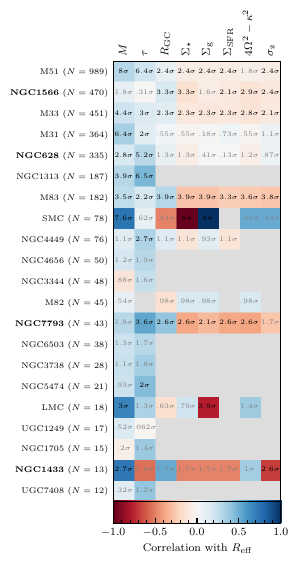

Reproduce this figure in Python.
from sys import argv
import numpy as np
import matplotlib.pyplot as plt

# from fix_log_ticks import fix_log_ticks
from astropy.table import Table
from scipy.special import erfinv

p_to_sigma = lambda p: (erfinv(1 - p) * 2**0.5).clip(0, 8)

from multiprocessing import Pool
from scipy.stats import spearmanr


data = Table.read("../Cluster_Compilation.dat", format="ascii.basic")

PHANGS_LEGUS = ["NGC628", "NGC1433", "NGC1566", "NGC3351", "NGC7793"]

ages = data["Age"]
max_age = 3e8
min_age = 1e7
cut = np.bool_((ages < max_age) * (ages > min_age) * (data["Reff"] > 0))
data = data[cut]
galaxies = data["GalaxyName"]


completeness_limits = {
    "M31": 2e3,
    "M51": 5e3,
    "LMC": 1e2,
    "SMC": 1e2,
    "M83": 1e4,
    "NGC4449": 5e3,
    "NGC628": 5e3,
    "M33": 2e3,
    "M82": 1.5e4,
}
legus_galaxies = [
    "NGC45",
    "NGC4395",
    "NGC1433",
    "NGC1705",
    "M51",
    "NGC1313",
    "NGC1566",
    "NGC3344",
    "NGC3738",
    "NGC4449",
    "NGC4656",
    "NGC5474",
    "NGC628",
    "NGC6503",
    "NGC7793",
    "ugc1249",
    "ugc7408",
    "NGC3351",
    "NGC4242",
]
for g in galaxies:
    if not g in completeness_limits.keys():
        completeness_limits[g] = 5e3

ages = data["Age"]
sigma_gas = data["SigmaGas"]
fGMC = (1 + 0.025 * (sigma_gas / 100) ** -2) ** -1
phi_P_hat = 10 - 8 * fGMC
phi_P = 3
alpha_vir = 1.3
sigma_GMC = np.sqrt(10.0 / 3 * phi_P * phi_P_hat * alpha_vir) * sigma_gas
sigma_GMC2 = 8 + 1.8 * (sigma_gas) ** 0.9
sigma_SFR = data["SigmaSFR"]
sigma_star = data["SigmaStar"]
rho_tidal = (
    3 * (4 * data["Omega"] ** 2 - data["Kappa"] ** 2) / (4 * np.pi) * 2.325e-4
)  # * 125
tidal_field = 4 * data["Omega"] ** 2 - data["Kappa"] ** 2
sigma_1D = data["SigmaGas1D"]
Q = sigma_1D * data["Kappa"] / data["SigmaGas"] * 0.074
m = data["Mass"]
r = data["Reff"]
sigma_eff = m / (2 * np.pi * r**2)
Rgc = data["Rgc"]
rho_eff = 3 * m / (8 * np.pi * r**3 * 1.3**3)
gal = data["GalaxyName"]


gal = data["GalaxyName"]

sigmaz = data["SigmaGas1D"]
# exponential disk scale lengths
scale_lengths = {
    "M31": 5.91,  # Seigar 2008
    "M51": 4.2,  # Beckman 1996 M51 B band value
    "M33": 1.8,  # (Verley et al. 2007; Ferguson et al. 2007; Verleyet al. 2009; Corbelli et al. 2014)
    "M82": 0.8,  # Mayya 2009
    "LMC": 1.6,  # Alves 2000
    "SMC": 0.8,  # Nidever 2011
    "M83": 1.7,  # Barnes 2014
    "NGC628": 3.2,  # Salo 2015
    "NGC4449": 3.3 / 3.2,  # Sacchi 2016
}

scale_lengths = np.array(
    [scale_lengths[g] if g in scale_lengths else np.nan for g in gal]
)
rho_star = data["SigmaStar"] / (0.54 * 1000 * scale_lengths)  # in msun pc^-2
G = 4.3e-3  # msun-pc-km/s units
A = np.sqrt(G * sigma_gas**2 / (2 * rho_star * sigmaz**2))
H = sigmaz / np.sqrt(4 * np.pi * G * rho_star) / (A + np.sqrt(1 + A**2))
rho0 = sigma_gas * (2 * np.pi) ** -0.5 / H
P_midplane = sigmaz**2 * rho0
rho_compressed = P_midplane / (0.2**2 * (sigma_SFR / 1e-2) ** 0.25)
size_linewidth = sigmaz**2 / (2 * H)
k1, k2 = 1.0, 3.0 / 5
sigma_GMC3 = 3 * k1 / (2 * np.pi * k2) * size_linewidth / G
rho_clump = (
    9
    * np.pi
    / 20
    * 2
    * 0.5**2
    * G
    * sigma_GMC3**2
    / (0.2**2 * (data["SigmaSFR"] / 1e-2) ** 0.25)
)
gamma_GMC = sigmaz / (sigma_GMC3 * rho0)

dependent_variables = (r,)  # sigma_eff, rho_eff
independent_variables = (
    m,
    ages,
    Rgc,
    sigma_star,
    sigma_gas,
    sigma_SFR,
    tidal_field,
    sigma_1D,
)  # sigma_GMC3, rho_clump, gamma_GMC, sigma_gas * Q**2
itags = [
    r"$M$",
    r"$\tau$",
    r"$R_{\rm GC}$",
    r"$\Sigma_\star$",
    r"$\Sigma_{\rm g}$",
    r"$\Sigma_{\rm SFR}$",
    r"$4\Omega^2-\kappa^2$",
    r"$\sigma_{\rm z}$",
]  # ,r"$\Sigma_{\rm cloud}$", r"$\rho_{\rm clump}$", r"$\gamma_{\rm GMC}$", r"$\Sigma_{\rm CK21}$"]

fig, ax = plt.subplots(1, 1, figsize=(3, 6))

corrs = []
ps = []
gals = []
Ns = []

do_PHANGS_LEGUS = False
PHANGS_LEGUS = ["NGC628", "NGC1433", "NGC1566", "NGC3351", "NGC7793"]
for g in np.unique(galaxies):
    # if(galaxies==g).sum() < 10: continue
    idx = (galaxies == g) * (m > completeness_limits[g])  # *np.isfinite(Rgc)
    print(g, idx.sum())
    if idx.sum() < 10:
        continue
    gals.append(g)
    Ns.append(idx.sum())
    # if not g=="M82": continue
    for n, i in enumerate(independent_variables):
        x = i[idx]
        if np.all(np.isnan(x)):
            corr = np.nan
            p = np.nan
        else:
            y = r[idx]
            idx2 = np.isfinite(x) * np.isfinite(y)
            x, y = x[idx2], y[idx2]
            corr, p = spearmanr(y, x)
        corrs.append(corr)
        ps.append(p)

if do_PHANGS_LEGUS:
    idx = np.array([g in PHANGS_LEGUS for g in galaxies]) * (
        m > completeness_limits["NGC628"]
    )
    gals.append("LEGUS-PHANGS")
    Ns.append(idx.sum())
    for n, i in enumerate(independent_variables):
        x = i[idx]
        if np.all(np.isnan(x)):
            corr = np.nan
            p = np.nan
        else:
            y = r[idx]
            idx2 = np.isfinite(x) * np.isfinite(y)
            x, y = x[idx2], y[idx2]
            corr, p = spearmanr(y, x)
        corrs.append(corr)
        ps.append(p)


corrs = np.array(corrs).reshape(len(gals), len(independent_variables))
ps = np.array(ps).reshape(len(gals), len(independent_variables))
order = np.array(Ns).argsort()[::-1]
corrs = corrs[order]
ps = ps[order]
gals = np.array(gals)[order]
Ns = np.array(Ns)[order]

corrs = np.ma.array(corrs, mask=np.isnan(corrs))
# corrs[ps > 0.05] = np.nan
cmap = plt.cm.RdBu
cmap.set_bad("#DDDDDD", 1.0)
# corrs[ps>0.05] = 1.
plot = ax.matshow(corrs, cmap=cmap, vmin=-1, vmax=1)
for i in range(corrs.shape[0]):
    for j in range(corrs.shape[1]):
        print(i, j, ps[i, j])
        if np.isfinite(ps[i, j]):
            ax.text(
                j,
                i,
                (r"$%2.2g\sigma$" % p_to_sigma(ps[i, j])).replace("0.", "."),
                fontsize=5,
                horizontalalignment="center",
                verticalalignment="center",
                color=("black" if ps[i, j] < 0.05 else "grey"),
            )

ax.minorticks_off()
ax.tick_params(
    axis="x", which="both", bottom=False, top=False, labelbottom=False, labeltop=True
)
ax.tick_params(axis="y", which="both", left=False, right=False)
from mpl_toolkits.axes_grid1 import make_axes_locatable

divider = make_axes_locatable(plt.gca())
cax = divider.append_axes("bottom", "5%", pad="0%")
cbar = fig.colorbar(plot, pad=0, cax=cax, orientation="horizontal")
cbar.ax.tick_params(labelsize=8)
cbar.set_label(r"Correlation with $R_{\rm eff}$", size=8)
ax.set_yticks(range(len(gals)))
ax.grid(which="minor")
ax.set_yticklabels(
    [
        (
            r"$\mathbf{%s}$" % str.upper(g) + r" ($N=%d$)" % n
            if (g in PHANGS_LEGUS or g == "LEGUS-PHANGS")
            else str.upper(g) + r" ($N=%d$)" % n
        )
        for g, n in zip(gals, Ns)
    ],
    fontsize=6,
)
ax.set_xticklabels([""] + itags, rotation=90, fontsize=8)
plt.savefig("Reff_correlations.pdf", bbox_inches="tight")
